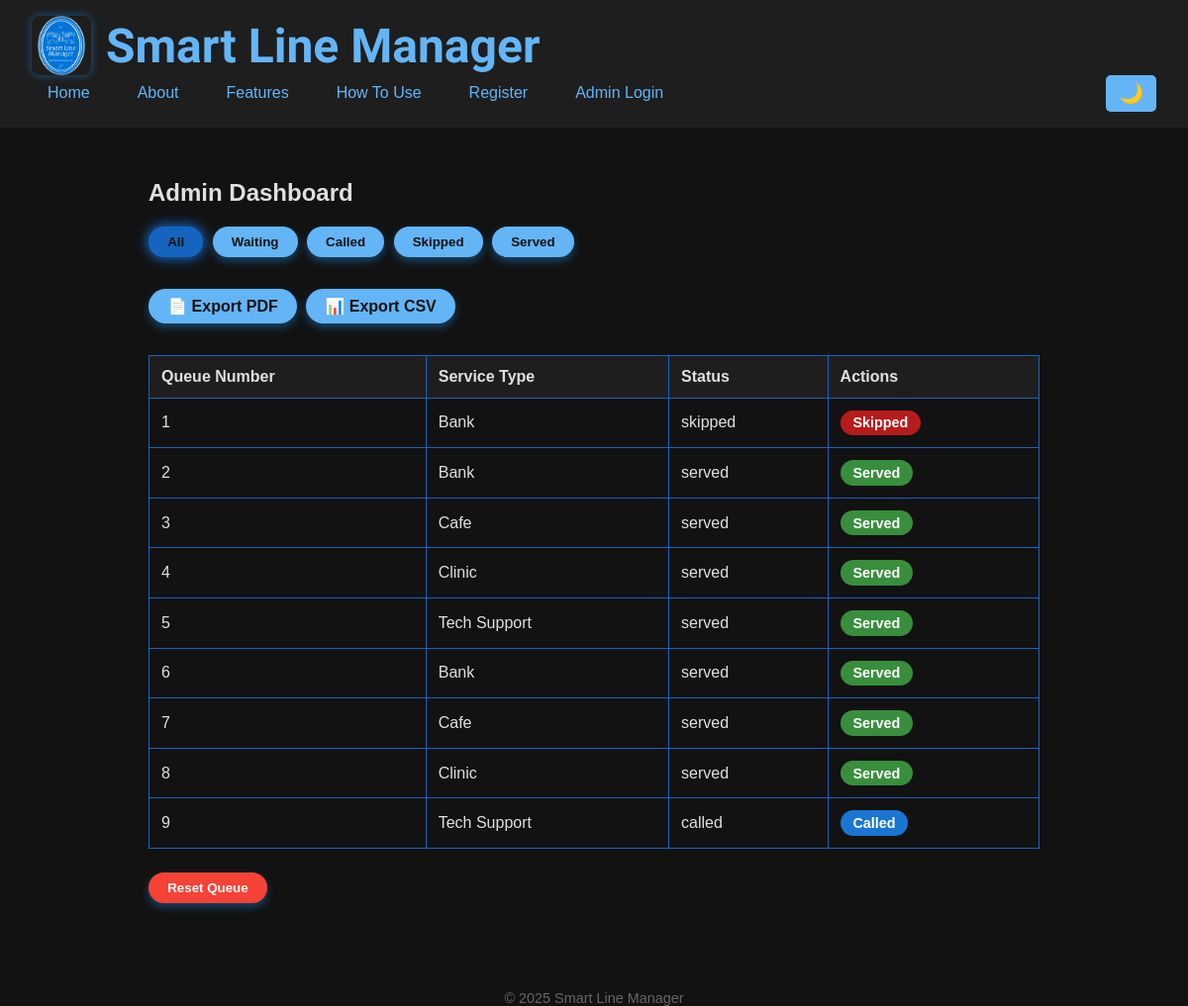
The app's page /admin/dashboard (signed in), older data.
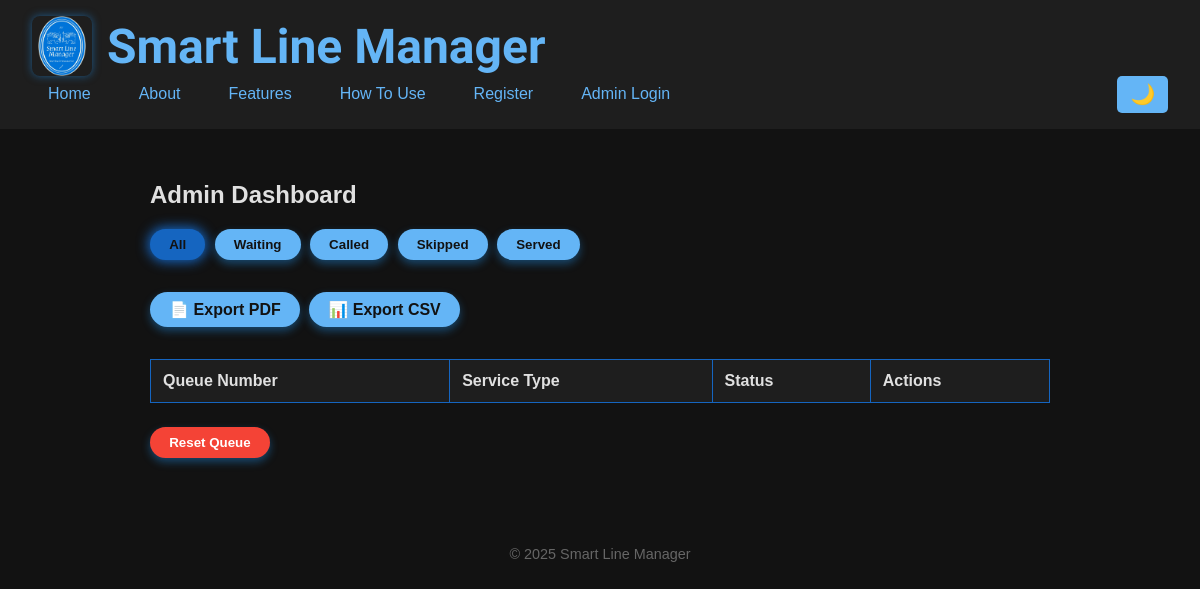
The same page, newer data.
### app/models.py (models this page shows, shortened)
class QueueTicket(db.Model):
    id = db.Column(db.Integer, primary_key=True)
    queue_number = db.Column(db.Integer, nullable=True)
    service_type = db.Column(db.String(20), nullable=False)
    status = db.Column(db.String(20), default='waiting')
    temp_id = db.Column(db.String(8), unique=True)
    created_at = db.Column(db.DateTime, default=datetime.utcnow)
    called_at = db.Column(db.DateTime, nullable=True)

### app/routes/admin.py (the view)
@bp.route('/admin/dashboard')
@login_required
def dashboard():
    status_filter = request.args.get('status', 'all')
    if status_filter == 'all':
        tickets = QueueTicket.query.order_by(QueueTicket.created_at).all()
    else:
        tickets = QueueTicket.query.filter_by(status=status_filter).order_by(QueueTicket.created_at).all()
    total_count = QueueTicket.query.count()
    waiting_count = QueueTicket.query.filter_by(status='waiting').count()
    skipped_count = QueueTicket.query.filter_by(status='skipped').count()
    served_count = QueueTicket.query.filter_by(status='served').count()
    return render_template('admin_dashboard.html',
                           tickets=tickets,
                           status_filter=status_filter,
                           total_count=total_count,
                           waiting_count=waiting_count,
                           skipped_count=skipped_count,
                           served_count=served_count)

### app/__init__.py (called while the page is built)
def create_app():
    app = Flask(__name__)
    app.config.from_object(Config)
    db.init_app(app)
    login_manager.init_app(app)
    @login_manager.user_loader
    def load_user(user_id):
        return User.query.get(int(user_id))
    login_manager.login_view = 'admin.admin_login'
    from app.routes import main, register, admin, export
    app.register_blueprint(main.bp)
    app.register_blueprint(register.bp)
    app.register_blueprint(admin.bp)
    app.register_blueprint(export.bp)   # 👈 Ensure export blueprint is registered
    return app

### app/templates/admin_dashboard.html (shortened to what this page needs)
{% extends 'base.html' %}
{% block content %}
<h2>Admin Dashboard</h2>
<div class="filter-buttons">
  <button class="filter-btn active" data-filter="all">All</button>
  <button class="filter-btn" data-filter="waiting">Waiting</button>
  <button class="filter-btn" data-filter="called">Called</button>
  <button class="filter-btn" data-filter="skipped">Skipped</button>
  <button class="filter-btn" data-filter="served">Served</button>
</div>
<div class="filter-buttons">
  <a href="{{ url_for('export.export_pdf') }}" class="filter-btn export-btn">📄 Export PDF</a>
  <a href="{{ url_for('export.export_csv') }}" class="filter-btn export-btn">📊 Export CSV</a>
</div>
<table>
  <thead>
    <tr>
      <th>Queue Number</th>
      <th>Service Type</th>
      <th>Status</th>
      <th>Actions</th>
    </tr>
  </thead>
  <tbody id="tickets-table-body">
    {% for ticket in tickets %}
    <tr data-status="{% if ticket.status == 'called' %}called served{% else %}{{ ticket.status }}{% endif %}" data-id="{{ ticket.id }}">
      <td>{{ ticket.queue_number }}</td>
      <td>{{ ticket.service_type }}</td>
      <td class="status-cell">{{ ticket.status }}</td>
      <td class="action-cell">
        {% if ticket.status == 'waiting' %}
          <button class="call-btn" data-id="{{ ticket.id }}">Call</button>
          <button class="skip-btn" data-id="{{ ticket.id }}">Skip</button>
        {% elif ticket.status == 'called' %}
          <span class="status-chip called">Called</span>
        {% elif ticket.status == 'skipped' %}
          <span class="status-chip skipped">Skipped</span>
        {% elif ticket.status == 'served' %}
          <span class="status-chip served">Served</span>
        {% endif %}
      </td>
    </tr>
    {% endfor %}
  </tbody>
</table>
<button id="reset-btn" class="filter-btn danger">Reset Queue</button>
{% endblock %}

### app/templates/base.html (shortened to what this page needs)
<!DOCTYPE html>
<html lang="en">
<head>
  <link rel="stylesheet" href="{{ url_for('static', filename='css/style.css') }}" />
</head>
<body>
  <header>
    <div class="header-container">
      <img src="{{ url_for('static', filename='images/logo.png') }}" alt="Smart Line Manager Logo" class="site-logo" />
      <h1 class="site-title">Smart Line Manager</h1>
    </div>
    <nav>
      <ul>
        <li><a href="{{ url_for('main.home') }}" class="{% if request.endpoint == 'main.home' %}active{% endif %}">Home</a></li>
        <li><a href="{{ url_for('main.about') }}" class="{% if request.endpoint == 'main.about' %}active{% endif %}">About</a></li>
        <li><a href="{{ url_for('main.features') }}" class="{% if request.endpoint == 'main.features' %}active{% endif %}">Features</a></li>
        <li><a href="{{ url_for('main.how_to_use') }}" class="{% if request.endpoint == 'main.how_to_use' %}active{% endif %}">How To Use</a></li>
        <li><a href="{{ url_for('register.register') }}" class="{% if request.endpoint == 'register.register' %}active{% endif %}">Register</a></li>
        <li><a href="{{ url_for('admin.admin_login') }}" class="{% if request.endpoint == 'admin.admin_login' %}active{% endif %}">Admin Login</a></li>
      </ul>
    </nav>
    <button id="theme-toggle" aria-label="Toggle dark/light mode" title="Toggle dark/light mode">
    </button>
  </header>
  <main>
    {% block content %}{% endblock %}
  </main>
  <footer>
    &copy; 2025 Smart Line Manager
  </footer>
</body>
</html>

### app/static/css/style.css (style rules this page uses)
:root { --bg-color: #fff; --text-color: #222; --link-color: #2196f3; --header-bg: #f5f5f5; --button-bg: #2196f3; --button-text: #fff; --nav-link-active-bg: #bbdefb; --alert-bg: #2196f3; --alert-text: #fff; }
body.dark-mode { --bg-color: #121212; --text-color: #e0e0e0; --link-color: #64b5f6; --header-bg: #1e1e1e; --button-bg: #64b5f6; --button-text: #121212; --nav-link-active-bg: #1565c0; --alert-bg: #64b5f6; --alert-text: #121212; }
body { background-color: var(--bg-color); color: var(--text-color); transition: background-color 0.3s ease, color 0.3s ease; font-family: Arial, sans-serif; margin: 0; padding: 0; }
header { background-color: var(--header-bg); padding: 1rem 2rem; position: relative; display: flex; flex-wrap: wrap; align-items: center; justify-content: space-between; }
nav ul { list-style: none; padding: 0; margin: 0; display: flex; gap: 1rem; }
nav ul li a { color: var(--link-color); text-decoration: none; padding: 0.5rem 1rem; border-radius: 5px; transition: background-color 0.3s ease; }
#theme-toggle { background: var(--button-bg); border: none; color: var(--button-text); padding: 0.4rem 0.8rem; font-size: 1.25rem; border-radius: 5px; cursor: pointer; transition: background-color 0.3s ease; }
.header-container { display: flex; align-items: center; gap: 15px; }
.site-logo { width: 60px; height: 60px; object-fit: contain; border-radius: 8px; box-shadow: 0 0 8px rgba(33, 150, 243, 0.5); }
.site-title { font-family: 'Dancing Script', cursive; font-size: 3rem; margin: 0; color: var(--link-color); }
main { padding: 2rem; max-width: 900px; margin: 0 auto; }
footer { text-align: center; margin-top: 40px; color: #666; font-size: 0.9rem; }

### app/templates/base.html (style rules this page uses)
:root { --bg-color: #fff; --text-color: #222; --link-color: #2196f3; --header-bg: #f5f5f5; --button-bg: #2196f3; --button-text: #fff; --nav-link-active-bg: #bbdefb; }
body.dark-mode { --bg-color: #121212; --text-color: #e0e0e0; --link-color: #64b5f6; --header-bg: #1e1e1e; --button-bg: #64b5f6; --button-text: #121212; --nav-link-active-bg: #1565c0; }
body { background-color: var(--bg-color); color: var(--text-color); transition: background-color 0.3s ease, color 0.3s ease; font-family: Arial, sans-serif; margin: 0; padding: 0; }
header { background-color: var(--header-bg); padding: 1rem 2rem; position: relative; display: flex; flex-wrap: wrap; align-items: center; justify-content: space-between; }
nav ul { list-style: none; padding: 0; margin: 0; display: flex; gap: 1rem; }
nav ul li a { color: var(--link-color); text-decoration: none; padding: 0.5rem 1rem; border-radius: 5px; transition: background-color 0.3s ease; }
#theme-toggle { background: var(--button-bg); border: none; color: var(--button-text); padding: 0.4rem 0.8rem; font-size: 1.25rem; border-radius: 5px; cursor: pointer; transition: background-color 0.3s ease; }
.header-container { display: flex; align-items: center; gap: 15px; }
.site-logo { width: 60px; height: 60px; object-fit: contain; border-radius: 8px; box-shadow: 0 0 8px rgba(33, 150, 243, 0.5); }
.site-title { font-family: 'Dancing Script', cursive; font-size: 3rem; margin: 0; color: var(--link-color); }
main { padding: 2rem; max-width: 900px; margin: 0 auto; }
footer { text-align: center; margin-top: 40px; color: #666; font-size: 0.9rem; }

### app/templates/admin_dashboard.html (style rules this page uses)
.filter-buttons { margin-bottom: 1rem; }
.filter-btn { background-color: var(--button-bg); color: var(--button-text); border: none; padding: 0.5rem 1.2rem; margin: 0 0.3rem 1rem 0; border-radius: 30px; cursor: pointer; font-weight: 600; box-shadow: 0 4px 8px rgba(33, 150, 243, 0.4); transition: background-color 0.3s ease, transform 0.2s ease; text-decoration: none; display: inline-block; }
.filter-btn.active { background-color: var(--nav-link-active-bg); box-shadow: 0 0 12px 2px var(--nav-link-active-bg); }
.filter-btn.danger { background-color: #f44336; color: #fff; }
table { width: 100%; border-collapse: collapse; margin-bottom: 1.5rem; }
th, td { border: 1px solid var(--nav-link-active-bg); padding: 0.75rem; text-align: left; }
th { background-color: var(--header-bg); }

Row changes from the older to the newer data that the page shows:
removed QueueTicket: queue_number "1", service_type "Bank", status "skipped", shows "Skipped"
removed QueueTicket: queue_number "2", service_type "Bank", status "served", shows "Served"
removed QueueTicket: queue_number "3", service_type "Cafe", status "served", shows "Served"
removed QueueTicket: queue_number "4", service_type "Clinic", status "served", shows "Served"
removed QueueTicket: queue_number "5", service_type "Tech Support", status "served", shows "Served"
removed QueueTicket: queue_number "6", service_type "Bank", status "served", shows "Served"
removed QueueTicket: queue_number "7", service_type "Cafe", status "served", shows "Served"
removed QueueTicket: queue_number "8", service_type "Clinic", status "served", shows "Served"
removed QueueTicket: queue_number "9", service_type "Tech Support", status "called", shows "Called"
